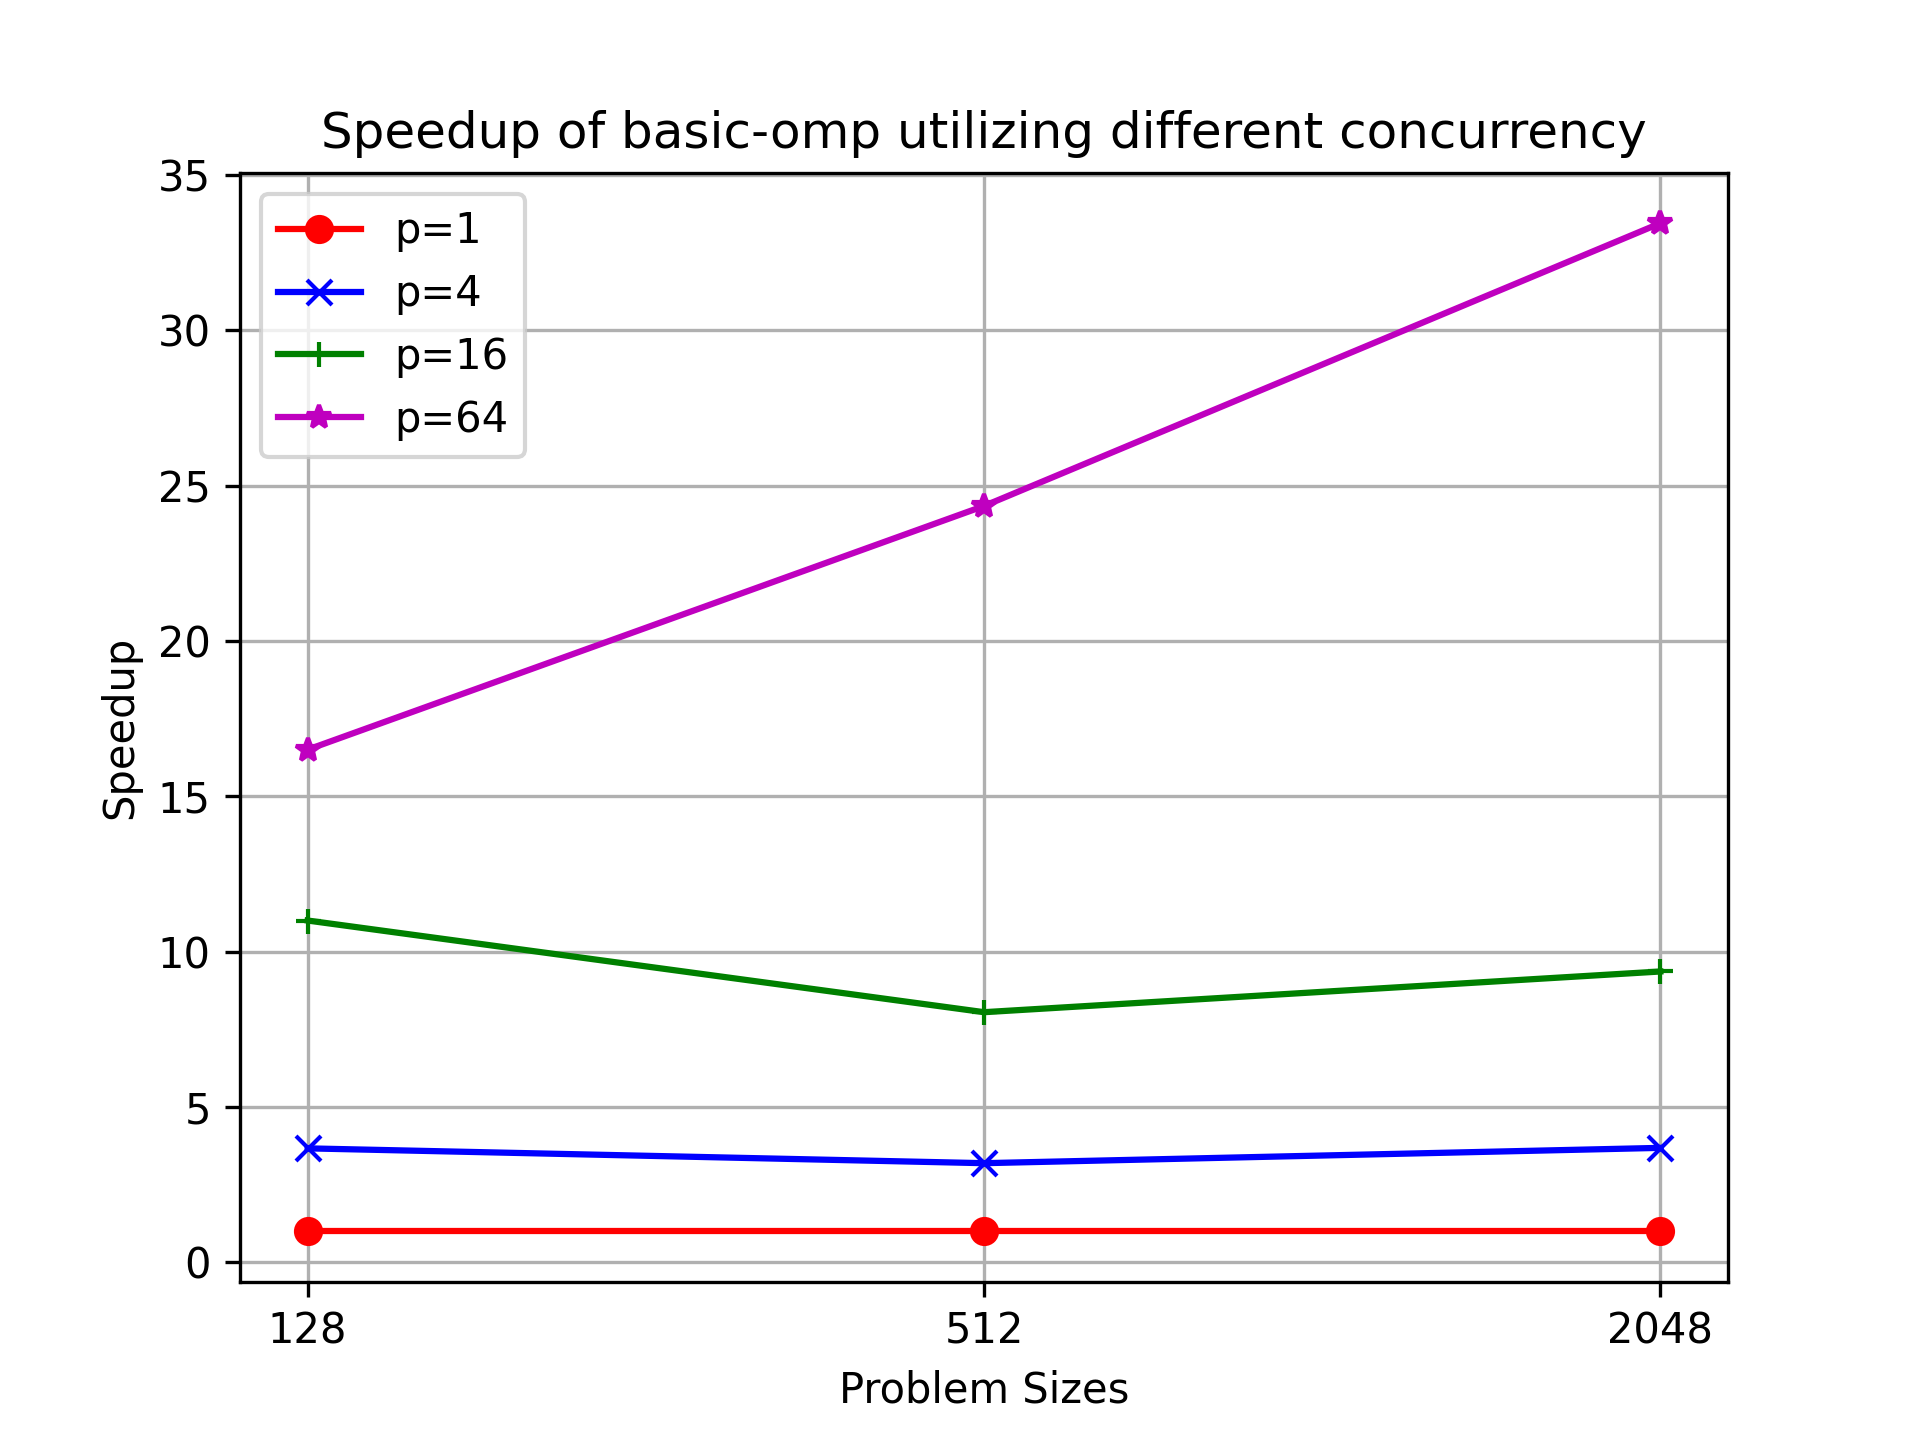

Generate this figure with Python:
import pandas as pd
import matplotlib.pyplot as plt

plot_fname = "basic_speedup.png"

fname = "speedup.csv"
df = pd.read_csv(fname, comment="#")
var_names = list(df.columns)

# split the df into individual vars
# assumption: column order - 0=problem size, 1=blas time, 2=basic time

problem_sizes = df[var_names[0]].values.tolist()
code1_time = df[var_names[1]].values.tolist()
code2_time = df[var_names[2]].values.tolist()
code3_time = df[var_names[3]].values.tolist()
code4_time = df[var_names[4]].values.tolist()


plt.figure()

plt.title("Speedup of basic-omp utilizing different concurrency")

xlocs = [i for i in range(len(problem_sizes))]

plt.xticks(xlocs, problem_sizes)

plt.plot(code1_time, "r-o",label = var_names[1])
plt.plot(code2_time, "b-x",label = var_names[2])
plt.plot(code3_time, "g-+",label = var_names[3])
plt.plot(code4_time, "m-*",label = var_names[4])


#plt.xscale("log")
#plt.yscale("log")

plt.xlabel("Problem Sizes")
plt.ylabel("Speedup")

plt.legend(loc="best")

plt.grid(axis='both')


# save the figure before trying to show the plot
plt.savefig(plot_fname, dpi=300)


plt.show()

# EOF
